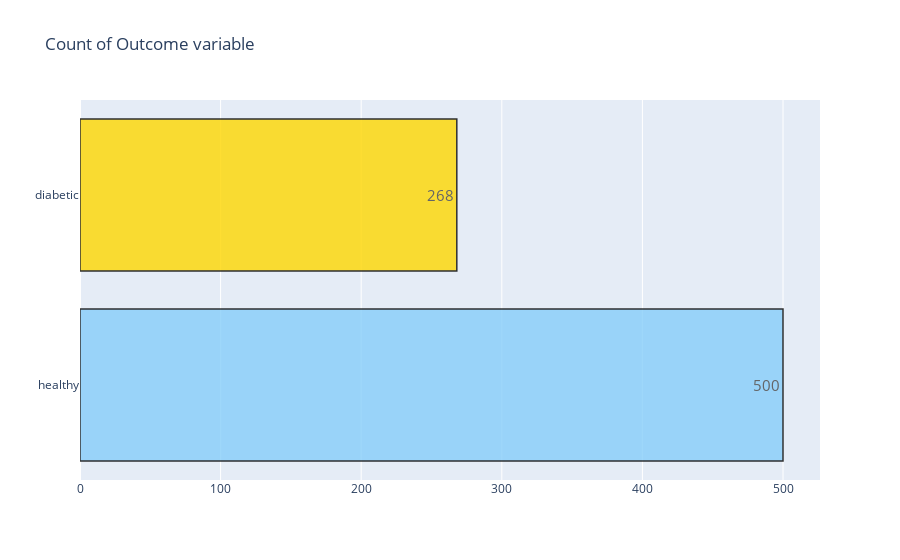
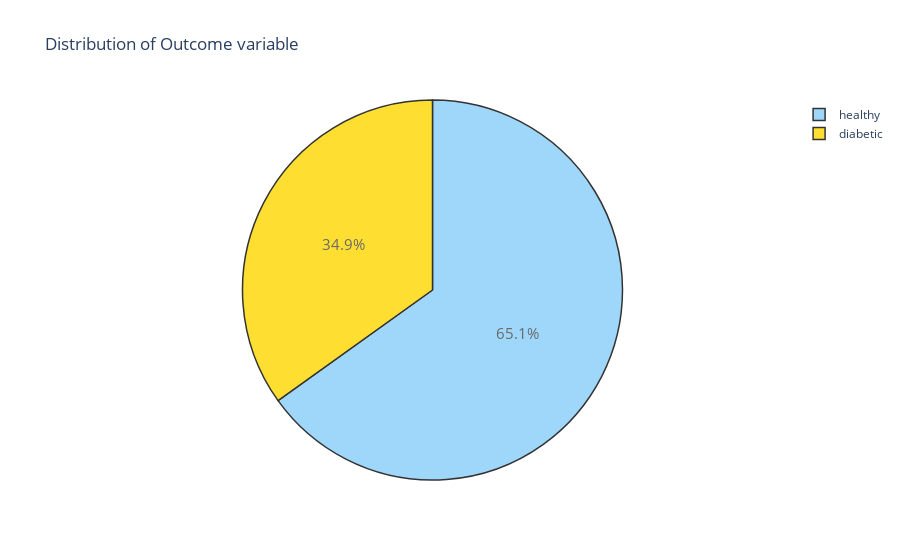

Notebook source saved alongside these figures, in order:
### Markdown cell above
The above graph shows that the data is unbalanced. The number of non-diabetic is 268 the number of diabetic patients is 500

### Code cell
D = data[(data['Outcome'] != 0)]
H = data[(data['Outcome'] == 0)]

target_count(data)
target_percent(data)

### Figure 1 — Plotly figure (JSON) as saved in the notebook; plotly's stock layout.template omitted (floating-point values rounded to 4 significant figures)
{"data": [{"marker": {"color": ["lightskyblue", "gold"], "line": {"color": "#000000", "width": 1.5}}, "opacity": 0.8, "orientation": "h", "text": ["500", "268"], "textfont": {"size": 15}, "textposition": "auto", "type": "bar", "x": [500, 268], "y": ["healthy", "diabetic"]}], "layout": {"title": {"text": "Count of Outcome variable"}}}

### Figure 2 — Plotly figure (JSON) as saved in the notebook; plotly's stock layout.template omitted (floating-point values rounded to 4 significant figures)
{"data": [{"labels": ["healthy", "diabetic"], "marker": {"colors": ["lightskyblue", "gold"], "line": {"color": "#000000", "width": 1.5}}, "opacity": 0.8, "textfont": {"size": 15}, "type": "pie", "values": [500, 268]}], "layout": {"title": {"text": "Distribution of Outcome variable"}}}
